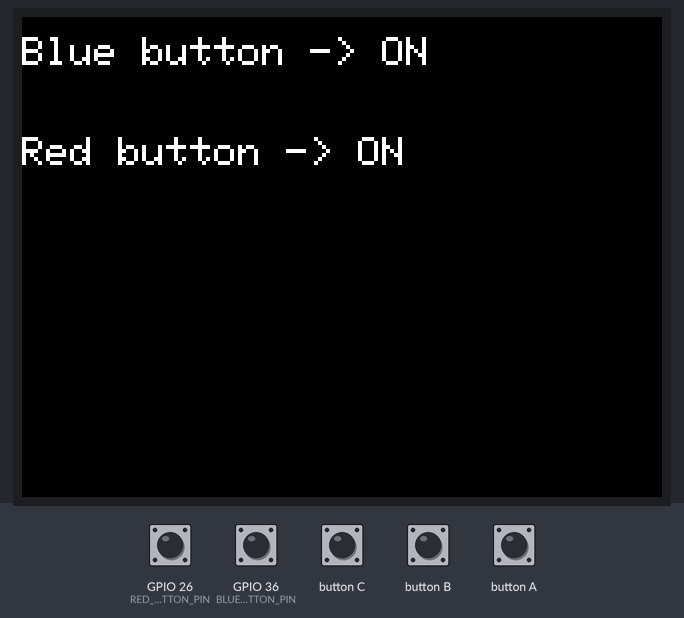
The sketch below on a simulated ESP32. Shown: 320×240 colour display. Inputs (shaded band) come from the test bench; at power-on: GPIO 26 (RED_BUTTON_PIN) LOW, GPIO 36 (BLUE_BUTTON_PIN) LOW.

Above: at 1.4 s.
1.5 s: GPIO 26 (RED_BUTTON_PIN) pulled HIGH for 0.15 s
At 1.65 s:
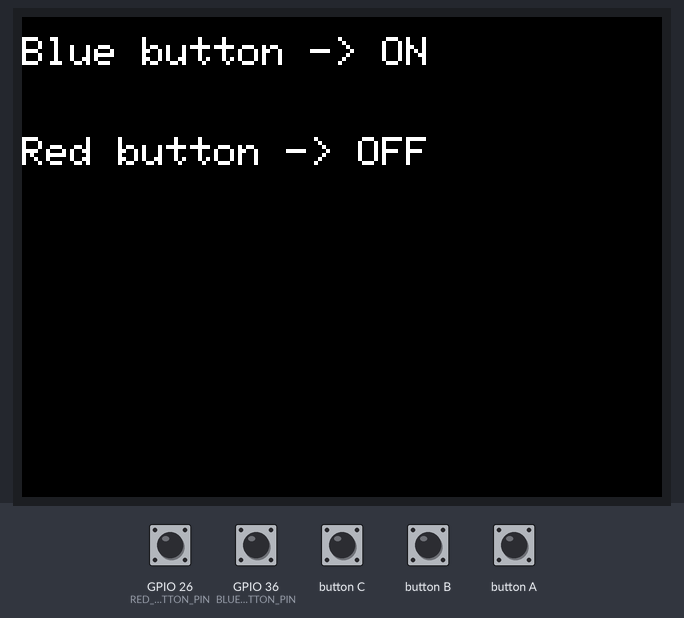
3.2 s: GPIO 36 (BLUE_BUTTON_PIN) pulled HIGH for 1 s
At 4.0 s:
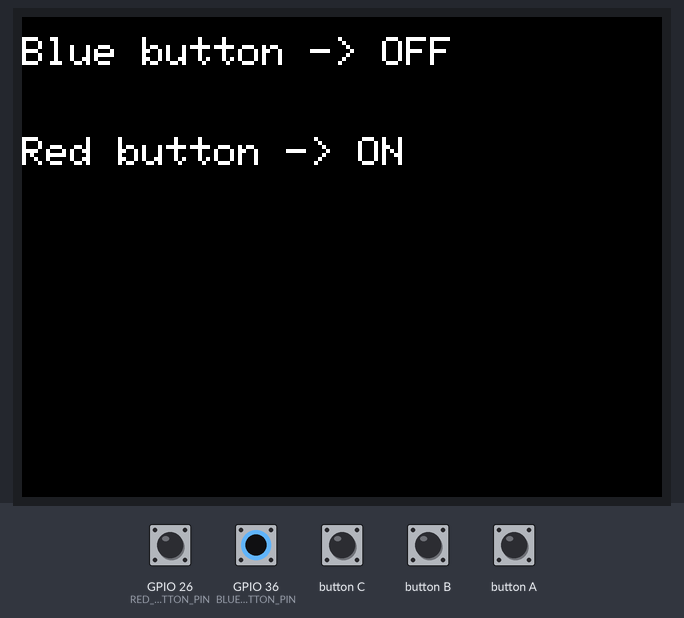
5.7 s: GPIO 26 (RED_BUTTON_PIN) pulled HIGH for 1 s
At 5.77 s:
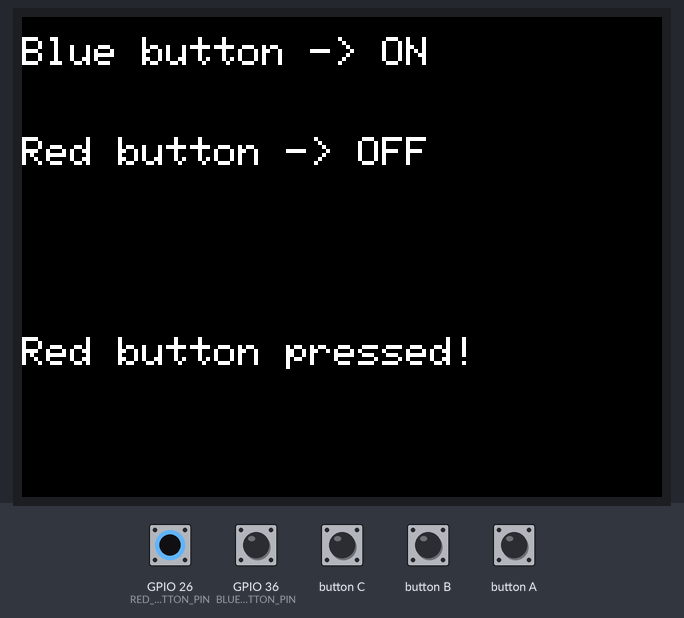
Timing chart, 0 to 8.7 s (numbered marks = the images above; inputs shaded):
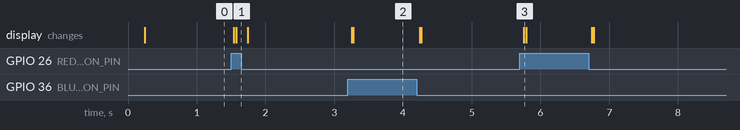

Measured:
- after the input at 1.5 s, the display: first changes at once (image 1 shows a later state)
- after the input at 3.2 s, the display: first changes after 0.06 s (image 2 shows a later state)
- after the input at 5.7 s, the display: changes after 0.06 s (image 3)

The sketch:

button_unit.ino
```cpp
// reference = https://github.com/m5stack/M5Stack/blob/master/examples/Unit/DUAL_BUTTON/DUAL_BUTTON.ino

#include <M5Stack.h>

#define BLUE_BUTTON_PIN 36
#define RED_BUTTON_PIN  26

int isBlueBtnPressed, isRedBtnPressed;
int last_BlueBtnPressed, last_RedBtnPressed;

void setup() {
  // init lcd
  M5.begin();
  M5.Power.begin();
  pinMode(BLUE_BUTTON_PIN, INPUT);
  pinMode(RED_BUTTON_PIN, INPUT);
  M5.Lcd.clear(BLACK);

  M5.Lcd.setBrightness(100); //バックライトの明るさを0（消灯）～255（点灯）で制御

  M5.Lcd.setTextSize(2);
  M5.Lcd.setTextColor(WHITE, BLACK);
}

void loop() {
  //digitalRead関数→ONの時は0より大きい数（実際には1？）、OFFの時は0以下を返す
  isBlueBtnPressed = digitalRead(BLUE_BUTTON_PIN);
  isRedBtnPressed  = digitalRead(RED_BUTTON_PIN);

  M5.Lcd.setCursor(0, 10);
  if(isBlueBtnPressed <= 0){
    M5.Lcd.println("Blue button -> ON ");
  }else{
    M5.Lcd.println("Blue button -> OFF ");
  }


  M5.Lcd.setCursor(0, 60);
  if(isRedBtnPressed <= 0){
    M5.Lcd.println("Red button -> ON ");
  }else{
    M5.Lcd.println("Red button -> OFF ");
  }

 M5.Lcd.setCursor(0, 110);
 if(isBlueBtnPressed != last_BlueBtnPressed){
    if(isBlueBtnPressed > 0){ M5.Lcd.println("Blue button pressed! ");}
    else {M5.Lcd.println("Blue button released! "); }

    last_BlueBtnPressed = isBlueBtnPressed;
  }else{
     M5.Lcd.println("                         ");
  }

    M5.Lcd.setCursor(0, 160);
  if(isRedBtnPressed != last_RedBtnPressed){
    if(isRedBtnPressed > 0){ M5.Lcd.println("Red button pressed! ");}
    else {M5.Lcd.println("Red button released! "); }

    last_RedBtnPressed = isRedBtnPressed;
  }else{
     M5.Lcd.println("                         ");
  }


  M5.update();
}
```
